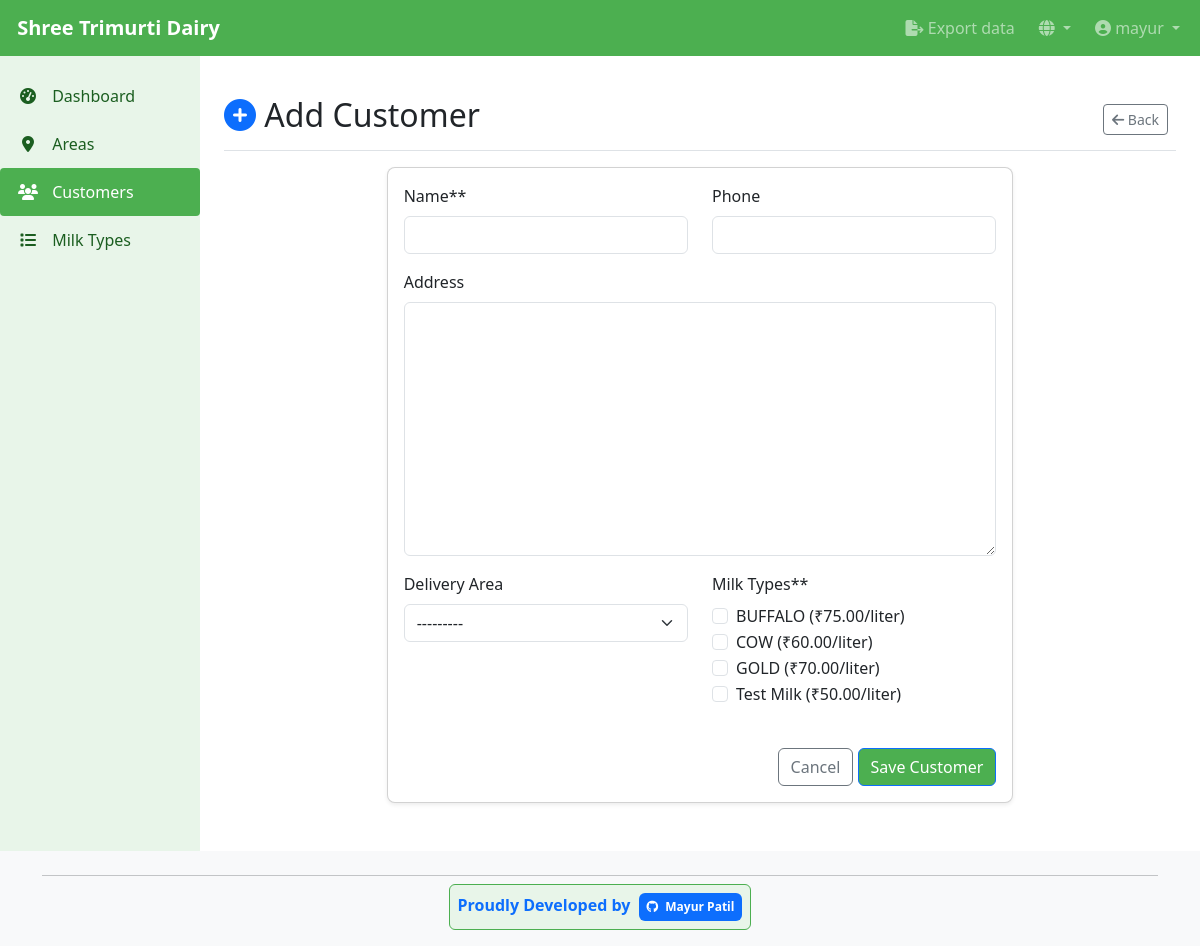
/en/dairy/customers/add/?area=5 (signed in), run on an earlier commit of the app's database.
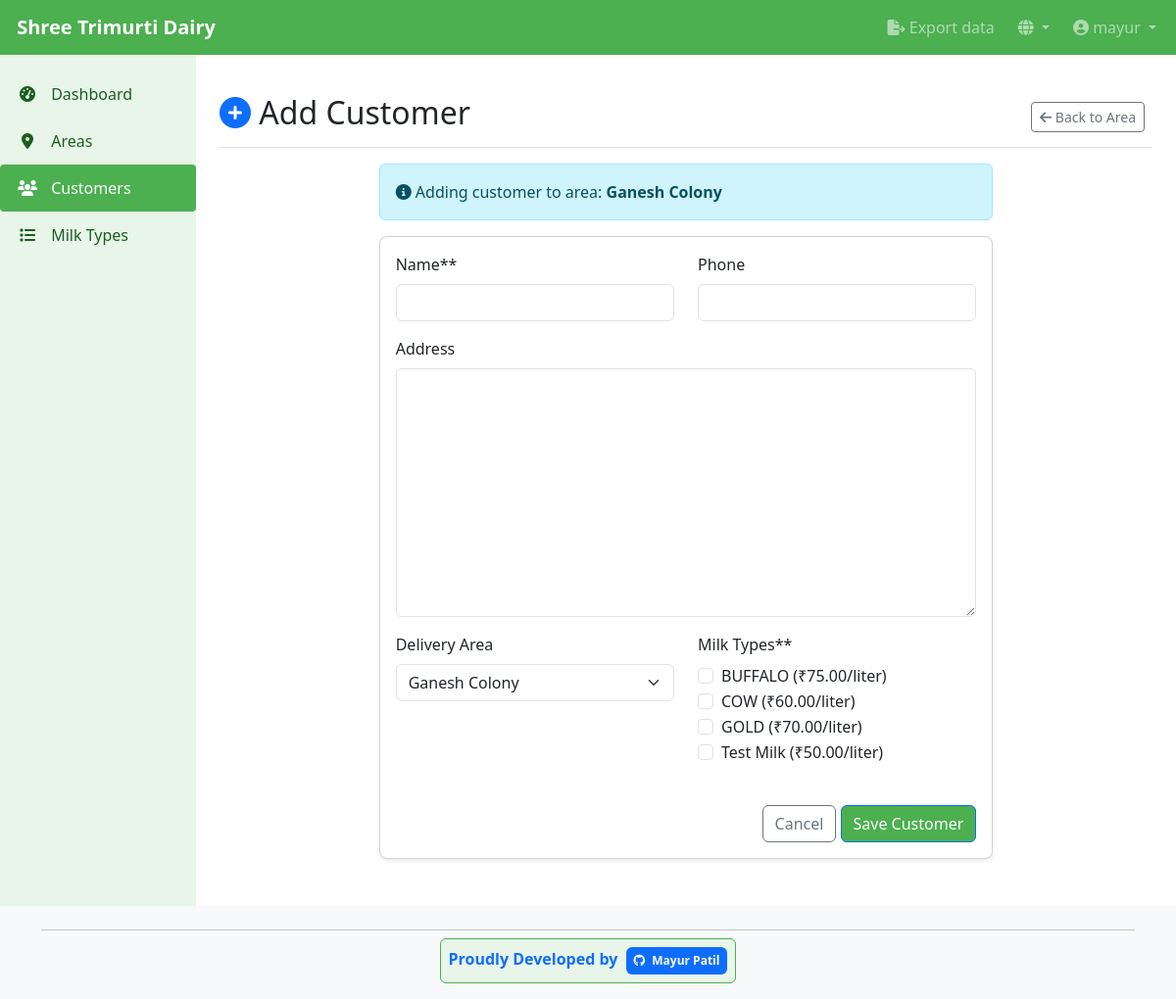
And on a later commit of the database.
### dairy_app/models.py (models this page shows, shortened)
class Area(models.Model):
    name = models.CharField(max_length=100)
    description = models.TextField(blank=True, null=True)
    user = models.ForeignKey(User, on_delete=models.CASCADE, related_name='areas')
    class Meta:
        ordering = ['name']
    def __str__(self):
        return self.name

### dairy_app/views.py (the view, shortened to what this page needs)
# urls.py: path('customers/add/', views.CustomerCreateView.as_view(), name='customer_add'),
class CustomerCreateView(LoginRequiredMixin, CreateView):
    model = Customer
    form_class = CustomerForm
    template_name = 'dairy_app/customer_form.html'
    success_url = reverse_lazy('customer_list')
    def get_form_kwargs(self):
        kwargs = super().get_form_kwargs()
        kwargs['user'] = self.request.user
        return kwargs
    def get_initial(self):
        initial = super().get_initial()
        area_id = self.request.GET.get('area')
        if area_id:
            try:
                if self.request.user.is_superuser:
                    area = Area.objects.get(id=area_id)
                else:
                    area = Area.objects.get(id=area_id, user=self.request.user)
                initial['area'] = area
            except (Area.DoesNotExist, ValueError):
                pass
        return initial
    def get_context_data(self, **kwargs):
        context = super().get_context_data(**kwargs)
        area_id = self.request.GET.get('area')
        if area_id:
            try:
                if self.request.user.is_superuser:
                    area = Area.objects.get(id=area_id)
                else:
                    area = Area.objects.get(id=area_id, user=self.request.user)
                context['selected_area'] = area
                context['from_area_page'] = True
            except (Area.DoesNotExist, ValueError):
                context['from_area_page'] = False
        else:
            context['from_area_page'] = False
        return context

### dairy_app/forms.py
class CustomerForm(forms.ModelForm):
    class Meta:
        model = Customer
        fields = ['name', 'address', 'phone', 'area', 'milk_types']
        widgets = {
            'milk_types': forms.CheckboxSelectMultiple(),
        }
    def __init__(self, *args, **kwargs):
        self.user = kwargs.pop('user', None)
        super().__init__(*args, **kwargs)
        if self.user:
            if self.user.is_superuser:
                self.fields['area'].queryset = Area.objects.all()
            else:
                self.fields['area'].queryset = Area.objects.filter(user=self.user)
        from django.utils.translation import gettext_lazy as _
        self.fields['name'].label = _('Name*')
        self.fields['address'].label = _('Address')
        self.fields['phone'].label = _('Phone')
        self.fields['area'].label = _('Delivery Area')
        self.fields['milk_types'].label = _('Milk Types*')

### dairy_app/models.py (called while the page is built)
    def __str__(self):
        from django.utils.translation import gettext_lazy as _
        return f"{self.name} ({_('₹{rate}/liter').format(rate=self.rate_per_liter)})"

### dairy_app/templates/dairy_app/customer_form.html (shortened to what this page needs)
{% extends 'base.html' %}
{% load crispy_forms_tags %}
{% load i18n %}
{% block content %}
<div class="d-flex justify-content-between flex-wrap flex-md-nowrap align-items-center pt-3 pb-2 mb-3 border-bottom">
    <h1 class="h2">
        <i class="fas fa-{% if form.instance.pk %}edit{% else %}plus-circle{% endif %} text-primary"></i>
        {% if form.instance.pk %}{% trans "Edit" %}{% else %}{% trans "Add" %}{% endif %} {% trans "Customer" %}
    </h1>
    <div class="btn-toolbar mb-2 mb-md-0">
        <div class="btn-group me-2">
            {% if from_area_page and selected_area %}
                <a href="{% url 'area_customers' selected_area.pk %}" class="btn btn-sm btn-outline-secondary">
                    <i class="fas fa-arrow-left"></i> {% trans "Back to Area" %}
                </a>
            {% else %}
                <a href="{% if form.instance.pk %}{% url 'customer_detail' form.instance.pk %}{% else %}{% url 'customer_list' %}{% endif %}" class="btn btn-sm btn-outline-secondary">
                    <i class="fas fa-arrow-left"></i> {% trans "Back" %}
                </a>
            {% endif %}
        </div>
    </div>
</div>
<div class="row justify-content-center">
    <div class="col-lg-8">
        {% if from_area_page and selected_area %}
        <div class="alert alert-info mb-3">
            <i class="fas fa-info-circle"></i>
            {% trans "Adding customer to area:" %} <strong>{{ selected_area.name }}</strong>
        </div>
        {% endif %}
        <div class="card">
            <div class="card-body">
                <form method="post">
                    <div class="row">
                        <div class="col-md-6">
                            {{ form.name|as_crispy_field }}
                        </div>
                        <div class="col-md-6">
                            {{ form.phone|as_crispy_field }}
                        </div>
                    </div>
                    <div class="row">
                        <div class="col-12">
                            {{ form.address|as_crispy_field }}
                        </div>
                    </div>
                    <div class="row">
                        <div class="col-md-6">
                            {{ form.area|as_crispy_field }}
                        </div>
                        <div class="col-md-6">
                            {{ form.milk_types|as_crispy_field }}
                        </div>
                    </div>
                    <div class="mt-4 text-end">
                        {% if from_area_page and selected_area %}
                            <a href="{% url 'area_customers' selected_area.pk %}" class="btn btn-outline-secondary">
                                {% trans "Cancel" %}
                            </a>
                        {% else %}
                            <a href="{% if form.instance.pk %}{% url 'customer_detail' form.instance.pk %}{% else %}{% url 'customer_list' %}{% endif %}" class="btn btn-outline-secondary">
                                {% trans "Cancel" %}
                            </a>
                        {% endif %}
                        <button type="submit" class="btn btn-primary">
                            {% if form.instance.pk %}{% trans "Update" %}{% else %}{% trans "Save" %}{% endif %} {% trans "Customer" %}
                        </button>
                    </div>
                </form>
            </div>
        </div>
    </div>
</div>
{% endblock %}

What changed in the data, as far as the page shows it:
added Area: name "Ganesh Colony"
Also different on the page:
form field area: "---------" → "Ganesh Colony"
text no longer shown: "Back"
text now shown: "Back to Area Adding customer to area:"
